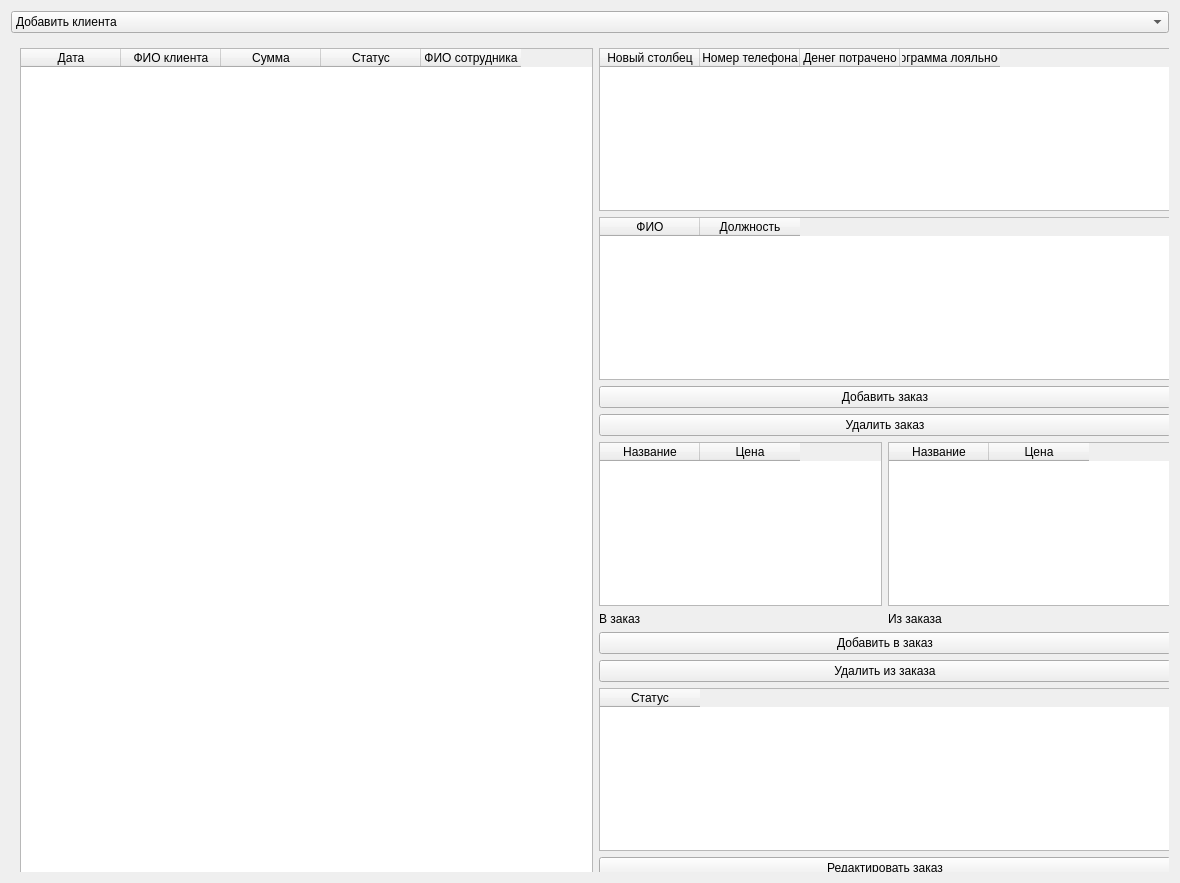
<?xml version="1.0" encoding="UTF-8"?>
<ui version="4.0">
 <class>Form</class>
 <widget class="QWidget" name="Form">
  <property name="geometry">
   <rect>
    <x>0</x>
    <y>0</y>
    <width>1180</width>
    <height>883</height>
   </rect>
  </property>
  <property name="sizePolicy">
   <sizepolicy hsizetype="Expanding" vsizetype="Preferred">
    <horstretch>0</horstretch>
    <verstretch>0</verstretch>
   </sizepolicy>
  </property>
  <property name="windowTitle">
   <string>Form</string>
  </property>
  <layout class="QVBoxLayout" name="verticalLayout">
   <item>
    <widget class="QComboBox" name="page_name_CB">
     <item>
      <property name="text">
       <string>Добавить клиента</string>
      </property>
     </item>
     <item>
      <property name="text">
       <string>Добавить заказ</string>
      </property>
     </item>
     <item>
      <property name="text">
       <string>Получить доходы, расходы и прибыль</string>
      </property>
     </item>
     <item>
      <property name="text">
       <string>Получить посещаемость за определенный период</string>
      </property>
     </item>
    </widget>
   </item>
   <item>
    <widget class="QStackedWidget" name="stackedWidget">
     <property name="currentIndex">
      <number>1</number>
     </property>
     <widget class="QWidget" name="page_1">
      <widget class="QWidget" name="horizontalLayoutWidget">
       <property name="geometry">
        <rect>
         <x>9</x>
         <y>19</y>
         <width>1151</width>
         <height>811</height>
        </rect>
       </property>
       <layout class="QHBoxLayout" name="horizontalLayout">
        <item>
         <widget class="QTableWidget" name="clients_table">
          <column>
           <property name="text">
            <string>ФИО</string>
           </property>
          </column>
          <column>
           <property name="text">
            <string>Номер телефона</string>
           </property>
          </column>
          <column>
           <property name="text">
            <string>Денег потрачено</string>
           </property>
          </column>
          <column>
           <property name="text">
            <string>Уровень программы лояльности</string>
           </property>
          </column>
         </widget>
        </item>
        <item>
         <layout class="QVBoxLayout" name="verticalLayout_2">
          <item>
           <widget class="QLineEdit" name="clients_full_name_LE">
            <property name="text">
             <string>ФИО</string>
            </property>
           </widget>
          </item>
          <item>
           <widget class="QLineEdit" name="cliens_phone_LE">
            <property name="text">
             <string>Номер телефона</string>
            </property>
           </widget>
          </item>
          <item>
           <layout class="QHBoxLayout" name="horizontalLayout_3">
            <item>
             <widget class="QPushButton" name="add_client_button">
              <property name="text">
               <string>Добавить</string>
              </property>
             </widget>
            </item>
            <item>
             <widget class="QPushButton" name="change_client_button">
              <property name="text">
               <string>Редактировать</string>
              </property>
             </widget>
            </item>
            <item>
             <widget class="QPushButton" name="delete_client_button">
              <property name="text">
               <string>Удалить</string>
              </property>
             </widget>
            </item>
           </layout>
          </item>
         </layout>
        </item>
       </layout>
      </widget>
     </widget>
     <widget class="QWidget" name="page_2">
      <widget class="QWidget" name="horizontalLayoutWidget_3">
       <property name="geometry">
        <rect>
         <x>9</x>
         <y>9</y>
         <width>1151</width>
         <height>831</height>
        </rect>
       </property>
       <layout class="QHBoxLayout" name="horizontalLayout_4">
        <item>
         <widget class="QTableWidget" name="orders_table">
          <column>
           <property name="text">
            <string>Дата</string>
           </property>
          </column>
          <column>
           <property name="text">
            <string>ФИО клиента</string>
           </property>
          </column>
          <column>
           <property name="text">
            <string>Сумма</string>
           </property>
          </column>
          <column>
           <property name="text">
            <string>Статус</string>
           </property>
          </column>
          <column>
           <property name="text">
            <string>ФИО сотрудника</string>
           </property>
          </column>
         </widget>
        </item>
        <item>
         <layout class="QVBoxLayout" name="verticalLayout_4">
          <item>
           <widget class="QTableWidget" name="clients_table_for_order">
            <column>
             <property name="text">
              <string>Новый столбец</string>
             </property>
            </column>
            <column>
             <property name="text">
              <string>Номер телефона</string>
             </property>
            </column>
            <column>
             <property name="text">
              <string>Денег потрачено</string>
             </property>
            </column>
            <column>
             <property name="text">
              <string>Программа лояльности</string>
             </property>
            </column>
           </widget>
          </item>
          <item>
           <widget class="QTableWidget" name="employee_table_for_order">
            <column>
             <property name="text">
              <string>ФИО</string>
             </property>
            </column>
            <column>
             <property name="text">
              <string>Должность</string>
             </property>
            </column>
           </widget>
          </item>
          <item>
           <widget class="QPushButton" name="add_order_button">
            <property name="text">
             <string>Добавить заказ</string>
            </property>
           </widget>
          </item>
          <item>
           <widget class="QPushButton" name="delete_order_button">
            <property name="text">
             <string>Удалить заказ</string>
            </property>
           </widget>
          </item>
          <item>
           <layout class="QHBoxLayout" name="horizontalLayout_6">
            <item>
             <widget class="QTableWidget" name="menu_items_table_to_order">
              <column>
               <property name="text">
                <string>Название</string>
               </property>
              </column>
              <column>
               <property name="text">
                <string>Цена</string>
               </property>
              </column>
             </widget>
            </item>
            <item>
             <widget class="QTableWidget" name="menu_item_from_order_table">
              <column>
               <property name="text">
                <string>Название</string>
               </property>
              </column>
              <column>
               <property name="text">
                <string>Цена</string>
               </property>
              </column>
             </widget>
            </item>
           </layout>
          </item>
          <item>
           <layout class="QHBoxLayout" name="horizontalLayout_2">
            <item>
             <widget class="QLabel" name="label_4">
              <property name="text">
               <string>В заказ</string>
              </property>
             </widget>
            </item>
            <item>
             <widget class="QLabel" name="label_3">
              <property name="text">
               <string>Из заказа</string>
              </property>
             </widget>
            </item>
           </layout>
          </item>
          <item>
           <widget class="QPushButton" name="add_menu_item_to_order_button">
            <property name="text">
             <string>Добавить в заказ</string>
            </property>
           </widget>
          </item>
          <item>
           <widget class="QPushButton" name="del_menu_item_from_order_button">
            <property name="text">
             <string>Удалить из заказа</string>
            </property>
           </widget>
          </item>
          <item>
           <widget class="QTableWidget" name="orders_statuse_table">
            <column>
             <property name="text">
              <string>Статус</string>
             </property>
            </column>
           </widget>
          </item>
          <item>
           <widget class="QPushButton" name="change_order_status_button">
            <property name="text">
             <string>Редактировать заказ</string>
            </property>
           </widget>
          </item>
         </layout>
        </item>
       </layout>
      </widget>
     </widget>
     <widget class="QWidget" name="page">
      <widget class="QWidget" name="verticalLayoutWidget_4">
       <property name="geometry">
        <rect>
         <x>9</x>
         <y>9</y>
         <width>1151</width>
         <height>821</height>
        </rect>
       </property>
       <layout class="QVBoxLayout" name="verticalLayout_5">
        <item>
         <widget class="QComboBox" name="comboBox">
          <item>
           <property name="text">
            <string>Доходы</string>
           </property>
          </item>
          <item>
           <property name="text">
            <string>Расходы</string>
           </property>
          </item>
          <item>
           <property name="text">
            <string>Прибыль</string>
           </property>
          </item>
         </widget>
        </item>
        <item>
         <layout class="QHBoxLayout" name="horizontalLayout_5">
          <item>
           <widget class="QLabel" name="label">
            <property name="text">
             <string>Начало периода</string>
            </property>
           </widget>
          </item>
          <item>
           <widget class="QDateEdit" name="start_DE_1"/>
          </item>
         </layout>
        </item>
        <item>
         <layout class="QHBoxLayout" name="horizontalLayout_7">
          <item>
           <widget class="QLabel" name="label_2">
            <property name="text">
             <string>Конец периода</string>
            </property>
           </widget>
          </item>
          <item>
           <widget class="QDateEdit" name="end_DE_1"/>
          </item>
         </layout>
        </item>
        <item>
         <widget class="QLabel" name="res_label_1">
          <property name="text">
           <string>Результат:</string>
          </property>
         </widget>
        </item>
       </layout>
      </widget>
     </widget>
     <widget class="QWidget" name="page_3">
      <widget class="QWidget" name="horizontalLayoutWidget_6">
       <property name="geometry">
        <rect>
         <x>9</x>
         <y>9</y>
         <width>1141</width>
         <height>821</height>
        </rect>
       </property>
       <layout class="QHBoxLayout" name="horizontalLayout_8">
        <item>
         <widget class="QPushButton" name="compute_most_popular_button">
          <property name="text">
           <string>Расчитать</string>
          </property>
         </widget>
        </item>
        <item>
         <widget class="QLabel" name="most_popular_label">
          <property name="text">
           <string>Самый популярный пункт меню:</string>
          </property>
         </widget>
        </item>
       </layout>
      </widget>
     </widget>
    </widget>
   </item>
  </layout>
 </widget>
 <resources/>
 <connections/>
</ui>
